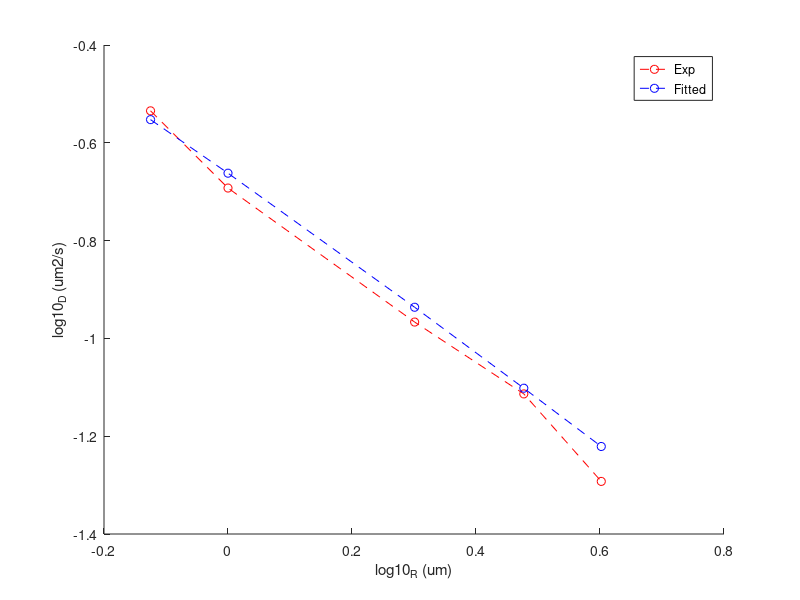

The MATLAB script that drew this image:
%% Fitting with Petrov & Schwille Equation (2025-02-14 by Yohan Lee)
% Reference: Petrov and Schwille. Biophys. J. 94, 2008, pages L41-L43.
close all
clear variables
clc
%% Constants
k = 1.38065 * 10^(-23) ; % Boltzmann constant [=] J/K
T = 293 ; % Temperature [=] K (= 20 degC)
eta_fluid = 0.001 ; % Water viscosity [=] Pa.s
gamma = 0.577215 ; % Euler constant
%% Petrov & Schwille Equation Constants
b1 = 2.74819 ;
b2 = 0.51465 ; % Corrected by the authors.Update. Biophys. J. 103, 2012, pg 375
c1 = 0.73761 ;
c2 = 0.52119 ;
%% Experimental Data (PUT YOUR DATA)
R = [0.75 ; 1; 2; 3; 4] ; % Condensate radius [=] um
D_exp = [0.292; 0.203; 0.108; 0.077; 0.051] ; % Diffusivity [=] um2/s
m = length (R) ;
%% Membrane viscosity candidates
n = 10000 ; % Number of candidates for membrane viscosity. Set reasonably large.
eta_memb = linspace(10^(-11), 10^(-7), n)' ; % Membrane viscosity [=] Pa.s.m.
%% Matrix for fitting results
eps = ones(m, n) ; % Epsilon (Reduced radius) = (2*eta_fluid*R / eta_memb). Dimensionless. 
for i = 1 : n
    for j = 1 : m
        eps(j, i) = 10^(-6) * (2 * eta_fluid * R (j)) / eta_memb (i) ; % Multiply 10^(-6) due to the Radius unit being um.
    end
end

D_fit = ones(m, n) ; % Matrix for D_fit(R) by Petrov Equation for each eta_memb.
for i = 1 : n
    for j = 1 : m
        D_fit (j, i) = (10^12 * k * T) / (4 * pi * eta_memb(i)) * (log(2 / eps(j, i)) - gamma + 4 * eps(j, i) / pi - ((eps(j, i)^2) / 2) * log(2 / eps(j, i))) / (1 - (eps(j, i)^3 / pi) * log(2 / eps(j, i)) + (c1 * eps(j, i)^b1) / (1 + c2 * eps(j, i)^b2)) ; % [=] um2/s
    end
end
%% Least square method to find the best-fit
% Squared Errors (an error being the difference between the measured and fitted value)
Sq_error = ones(m, n) ;
for i = 1 : n
    for j = 1 : m
        Sq_error (j, i) = (D_exp(j) - D_fit(j, i))^2 ; % Squared residuals
    end
end

% Sum of squared errors (SSE)
SSE = ones(n, 1) ;
for i = 1 : n
    SSE (i) = sum(Sq_error(:, i)) ; % Sum of the squared residuals
end

% Find the membrane viscosity that gives the smallest sum of the squared residuals.
bestfit_idx = find(SSE == min(SSE)) ;
eta_memb_bestfit = eta_memb(bestfit_idx) ; % Best-fit membrane viscosity

% Best-fit result
D_bestfit = D_fit(:, bestfit_idx) ;
%% Plot
logR = log10(R) ;
logD_exp = log10(D_exp) ;
logD_bestfit = log10(D_bestfit) ;

figure()
hold on
plot(logR, logD_exp, 'r--o')
plot(logR, logD_bestfit, 'b--o')
legend('Exp', 'Fitted')
xlabel ('log10_R (um)')
ylabel ('log10_D (um2/s)')
%% Statistics
yresid =  D_exp - D_bestfit ;
sq_yresid = yresid.^2 ; % Squared residuals (SR)
SSresid = sum(yresid.^2) ; % Sum of squared residuals (SSR)
SStotal = (m - 1) * var(D_exp) ;
R_squared = 1 - SSresid/SStotal ;
p = 1 ; % Number of predictors in the model (membrane viscosity)
RSE = sqrt(SSresid) / (m - p - 1) ; % Residual standard errors having the same units of the dependent variables.

%% Print results
fprintf('Best fitted membrane viscosity is %d Pa.s.m\n', eta_memb_bestfit) 
fprintf('R^2 = %f\n', R_squared)
fprintf('RSE = %f um2/s\n', RSE)